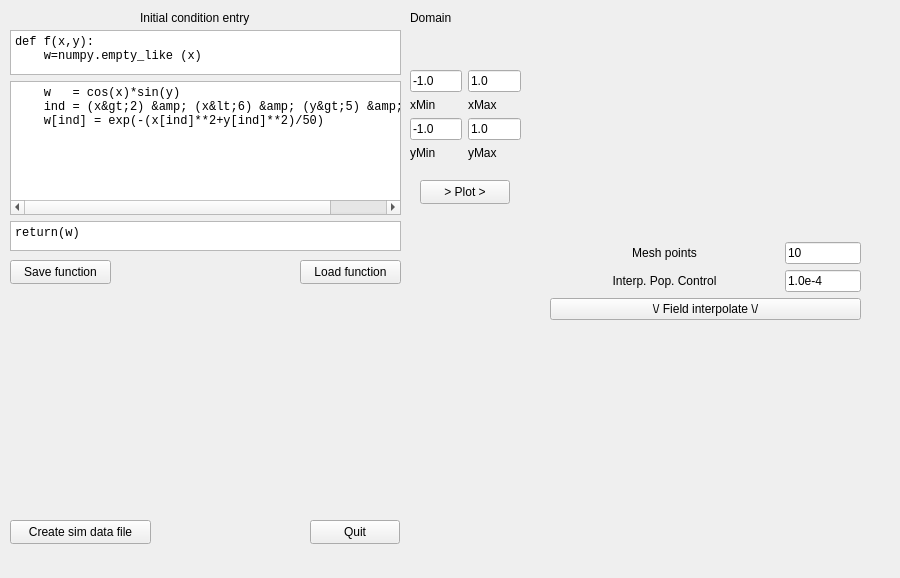
<?xml version="1.0" encoding="UTF-8"?>
<ui version="4.0">
 <class>BlobFlow_creator</class>
 <widget class="QWidget" name="BlobFlow_creator">
  <property name="geometry">
   <rect>
    <x>0</x>
    <y>0</y>
    <width>900</width>
    <height>578</height>
   </rect>
  </property>
  <property name="windowTitle">
   <string>BlobFlow Creator</string>
  </property>
  <widget class="QPushButton" name="plotButton">
   <property name="geometry">
    <rect>
     <x>420</x>
     <y>180</y>
     <width>90</width>
     <height>24</height>
    </rect>
   </property>
   <property name="text">
    <string>&gt; Plot &gt;</string>
   </property>
  </widget>
  <widget class="QLabel" name="label">
   <property name="geometry">
    <rect>
     <x>410</x>
     <y>10</y>
     <width>53</width>
     <height>15</height>
    </rect>
   </property>
   <property name="text">
    <string>Domain</string>
   </property>
  </widget>
  <widget class="QWidget" name="gridLayoutWidget">
   <property name="geometry">
    <rect>
     <x>410</x>
     <y>70</y>
     <width>111</width>
     <height>90</height>
    </rect>
   </property>
   <layout class="QGridLayout" name="gridLayout">
    <item row="2" column="1">
     <widget class="QLineEdit" name="yDomainMax">
      <property name="text">
       <string>1.0</string>
      </property>
     </widget>
    </item>
    <item row="1" column="1">
     <widget class="QLabel" name="label_3">
      <property name="text">
       <string>xMax</string>
      </property>
      <property name="alignment">
       <set>Qt::AlignLeading|Qt::AlignLeft|Qt::AlignVCenter</set>
      </property>
     </widget>
    </item>
    <item row="0" column="1">
     <widget class="QLineEdit" name="xDomainMax">
      <property name="text">
       <string>1.0</string>
      </property>
     </widget>
    </item>
    <item row="2" column="0">
     <widget class="QLineEdit" name="yDomainMin">
      <property name="text">
       <string>-1.0</string>
      </property>
     </widget>
    </item>
    <item row="0" column="0">
     <widget class="QLineEdit" name="xDomainMin">
      <property name="text">
       <string>-1.0</string>
      </property>
     </widget>
    </item>
    <item row="1" column="0">
     <widget class="QLabel" name="label_2">
      <property name="text">
       <string>xMin</string>
      </property>
     </widget>
    </item>
    <item row="3" column="0">
     <widget class="QLabel" name="label_5">
      <property name="text">
       <string>yMin</string>
      </property>
     </widget>
    </item>
    <item row="3" column="1">
     <widget class="QLabel" name="label_4">
      <property name="text">
       <string>yMax</string>
      </property>
     </widget>
    </item>
   </layout>
  </widget>
  <widget class="QLabel" name="label_7">
   <property name="geometry">
    <rect>
     <x>140</x>
     <y>10</y>
     <width>181</width>
     <height>16</height>
    </rect>
   </property>
   <property name="text">
    <string>Initial condition entry</string>
   </property>
  </widget>
  <widget class="QPushButton" name="saveButton">
   <property name="geometry">
    <rect>
     <x>10</x>
     <y>520</y>
     <width>141</width>
     <height>24</height>
    </rect>
   </property>
   <property name="text">
    <string>Create sim data file</string>
   </property>
  </widget>
  <widget class="QPushButton" name="saveFun">
   <property name="geometry">
    <rect>
     <x>10</x>
     <y>260</y>
     <width>101</width>
     <height>24</height>
    </rect>
   </property>
   <property name="text">
    <string>Save function</string>
   </property>
  </widget>
  <widget class="QPushButton" name="pushButton">
   <property name="geometry">
    <rect>
     <x>310</x>
     <y>520</y>
     <width>90</width>
     <height>24</height>
    </rect>
   </property>
   <property name="text">
    <string>Quit</string>
   </property>
  </widget>
  <widget class="QPushButton" name="loadFun">
   <property name="geometry">
    <rect>
     <x>300</x>
     <y>260</y>
     <width>101</width>
     <height>24</height>
    </rect>
   </property>
   <property name="text">
    <string>Load function</string>
   </property>
  </widget>
  <widget class="QWidget" name="verticalLayoutWidget">
   <property name="geometry">
    <rect>
     <x>10</x>
     <y>30</y>
     <width>391</width>
     <height>221</height>
    </rect>
   </property>
   <layout class="QVBoxLayout" name="verticalLayout">
    <item>
     <widget class="QPlainTextEdit" name="plainTextEdit_2">
      <property name="maximumSize">
       <size>
        <width>16777215</width>
        <height>45</height>
       </size>
      </property>
      <property name="font">
       <font>
        <family>Liberation Mono</family>
       </font>
      </property>
      <property name="readOnly">
       <bool>true</bool>
      </property>
      <property name="plainText">
       <string>def f(x,y):
    w=numpy.empty_like (x)</string>
      </property>
     </widget>
    </item>
    <item>
     <widget class="QPlainTextEdit" name="plainTextEdit">
      <property name="font">
       <font>
        <family>Liberation Mono</family>
       </font>
      </property>
      <property name="lineWrapMode">
       <enum>QPlainTextEdit::NoWrap</enum>
      </property>
      <property name="plainText">
       <string>    w   = cos(x)*sin(y)
    ind = (x&gt;2) &amp; (x&lt;6) &amp; (y&gt;5) &amp; (y&lt;8)
    w[ind] = exp(-(x[ind]**2+y[ind]**2)/50)
</string>
      </property>
     </widget>
    </item>
    <item>
     <widget class="QPlainTextEdit" name="plainTextEdit_3">
      <property name="maximumSize">
       <size>
        <width>16777215</width>
        <height>30</height>
       </size>
      </property>
      <property name="font">
       <font>
        <family>Liberation Mono</family>
       </font>
      </property>
      <property name="readOnly">
       <bool>true</bool>
      </property>
      <property name="plainText">
       <string>return(w)</string>
      </property>
     </widget>
    </item>
   </layout>
  </widget>
  <widget class="QWidget" name="verticalLayoutWidget_2">
   <property name="geometry">
    <rect>
     <x>550</x>
     <y>20</y>
     <width>311</width>
     <height>521</height>
    </rect>
   </property>
   <layout class="QVBoxLayout" name="verticalLayout_2" stretch="5,0,0,0,5">
    <item>
     <widget class="MatplotlibWidget" name="mplwidget" native="true"/>
    </item>
    <item>
     <layout class="QHBoxLayout" name="horizontalLayout" stretch="3,1">
      <item>
       <widget class="QLabel" name="label_9">
        <property name="text">
         <string>Mesh points</string>
        </property>
        <property name="alignment">
         <set>Qt::AlignCenter</set>
        </property>
       </widget>
      </item>
      <item>
       <widget class="QLineEdit" name="nMesh">
        <property name="text">
         <string>10</string>
        </property>
       </widget>
      </item>
     </layout>
    </item>
    <item>
     <layout class="QHBoxLayout" name="horizontalLayout_2" stretch="3,1">
      <item>
       <widget class="QLabel" name="label_10">
        <property name="text">
         <string>Interp. Pop. Control</string>
        </property>
        <property name="alignment">
         <set>Qt::AlignCenter</set>
        </property>
       </widget>
      </item>
      <item>
       <widget class="QLineEdit" name="interpPopControl">
        <property name="text">
         <string>1.0e-4</string>
        </property>
       </widget>
      </item>
     </layout>
    </item>
    <item>
     <widget class="QPushButton" name="FieldInterpolateButton">
      <property name="text">
       <string>\/ Field interpolate \/</string>
      </property>
     </widget>
    </item>
    <item>
     <widget class="MatplotlibWidget" name="projectPreview" native="true"/>
    </item>
   </layout>
  </widget>
 </widget>
 <customwidgets>
  <customwidget>
   <class>MatplotlibWidget</class>
   <extends>QWidget</extends>
   <header>matplotlibwidget</header>
  </customwidget>
 </customwidgets>
 <resources/>
 <connections>
  <connection>
   <sender>plotButton</sender>
   <signal>clicked()</signal>
   <receiver>BlobFlow_creator</receiver>
   <slot>plotFunction()</slot>
   <hints>
    <hint type="sourcelabel">
     <x>471</x>
     <y>197</y>
    </hint>
    <hint type="destinationlabel">
     <x>74</x>
     <y>365</y>
    </hint>
   </hints>
  </connection>
  <connection>
   <sender>xDomainMin</sender>
   <signal>returnPressed()</signal>
   <receiver>BlobFlow_creator</receiver>
   <slot>xMinChanged()</slot>
   <hints>
    <hint type="sourcelabel">
     <x>453</x>
     <y>82</y>
    </hint>
    <hint type="destinationlabel">
     <x>23</x>
     <y>168</y>
    </hint>
   </hints>
  </connection>
  <connection>
   <sender>xDomainMax</sender>
   <signal>returnPressed()</signal>
   <receiver>BlobFlow_creator</receiver>
   <slot>xMaxChanged()</slot>
   <hints>
    <hint type="sourcelabel">
     <x>519</x>
     <y>88</y>
    </hint>
    <hint type="destinationlabel">
     <x>156</x>
     <y>160</y>
    </hint>
   </hints>
  </connection>
  <connection>
   <sender>yDomainMin</sender>
   <signal>returnPressed()</signal>
   <receiver>BlobFlow_creator</receiver>
   <slot>yMinChanged()</slot>
   <hints>
    <hint type="sourcelabel">
     <x>462</x>
     <y>139</y>
    </hint>
    <hint type="destinationlabel">
     <x>24</x>
     <y>211</y>
    </hint>
   </hints>
  </connection>
  <connection>
   <sender>yDomainMax</sender>
   <signal>returnPressed()</signal>
   <receiver>BlobFlow_creator</receiver>
   <slot>yMaxChanged()</slot>
   <hints>
    <hint type="sourcelabel">
     <x>519</x>
     <y>139</y>
    </hint>
    <hint type="destinationlabel">
     <x>101</x>
     <y>199</y>
    </hint>
   </hints>
  </connection>
  <connection>
   <sender>saveButton</sender>
   <signal>clicked()</signal>
   <receiver>BlobFlow_creator</receiver>
   <slot>saveDataFile()</slot>
   <hints>
    <hint type="sourcelabel">
     <x>311</x>
     <y>408</y>
    </hint>
    <hint type="destinationlabel">
     <x>114</x>
     <y>406</y>
    </hint>
   </hints>
  </connection>
  <connection>
   <sender>saveFun</sender>
   <signal>clicked()</signal>
   <receiver>BlobFlow_creator</receiver>
   <slot>saveFunction()</slot>
   <hints>
    <hint type="sourcelabel">
     <x>205</x>
     <y>291</y>
    </hint>
    <hint type="destinationlabel">
     <x>134</x>
     <y>322</y>
    </hint>
   </hints>
  </connection>
  <connection>
   <sender>pushButton</sender>
   <signal>clicked()</signal>
   <receiver>BlobFlow_creator</receiver>
   <slot>quitGUI()</slot>
   <hints>
    <hint type="sourcelabel">
     <x>323</x>
     <y>497</y>
    </hint>
    <hint type="destinationlabel">
     <x>248</x>
     <y>464</y>
    </hint>
   </hints>
  </connection>
  <connection>
   <sender>loadFun</sender>
   <signal>clicked()</signal>
   <receiver>BlobFlow_creator</receiver>
   <slot>loadFunction()</slot>
   <hints>
    <hint type="sourcelabel">
     <x>318</x>
     <y>288</y>
    </hint>
    <hint type="destinationlabel">
     <x>124</x>
     <y>276</y>
    </hint>
   </hints>
  </connection>
  <connection>
   <sender>nMesh</sender>
   <signal>textChanged(QString)</signal>
   <receiver>BlobFlow_creator</receiver>
   <slot>nMeshChanged(QString)</slot>
   <hints>
    <hint type="sourcelabel">
     <x>831</x>
     <y>256</y>
    </hint>
    <hint type="destinationlabel">
     <x>489</x>
     <y>473</y>
    </hint>
   </hints>
  </connection>
  <connection>
   <sender>FieldInterpolateButton</sender>
   <signal>clicked()</signal>
   <receiver>BlobFlow_creator</receiver>
   <slot>plotProject()</slot>
   <hints>
    <hint type="sourcelabel">
     <x>652</x>
     <y>313</y>
    </hint>
    <hint type="destinationlabel">
     <x>544</x>
     <y>286</y>
    </hint>
   </hints>
  </connection>
  <connection>
   <sender>interpPopControl</sender>
   <signal>textChanged(QString)</signal>
   <receiver>BlobFlow_creator</receiver>
   <slot>interpPopControlChanged(QString)</slot>
   <hints>
    <hint type="sourcelabel">
     <x>803</x>
     <y>285</y>
    </hint>
    <hint type="destinationlabel">
     <x>487</x>
     <y>514</y>
    </hint>
   </hints>
  </connection>
 </connections>
 <slots>
  <slot>functionChanged()</slot>
  <slot>plotFunction()</slot>
  <slot>xMinChanged()</slot>
  <slot>xMaxChanged()</slot>
  <slot>yMinChanged()</slot>
  <slot>yMaxChanged()</slot>
  <slot>saveDataFile()</slot>
  <slot>saveFunction()</slot>
  <slot>quitGUI()</slot>
  <slot>loadFunction()</slot>
  <slot>nMeshChanged(QString)</slot>
  <slot>plotProject()</slot>
  <slot>interpPopControlChanged(QString)</slot>
 </slots>
</ui>
